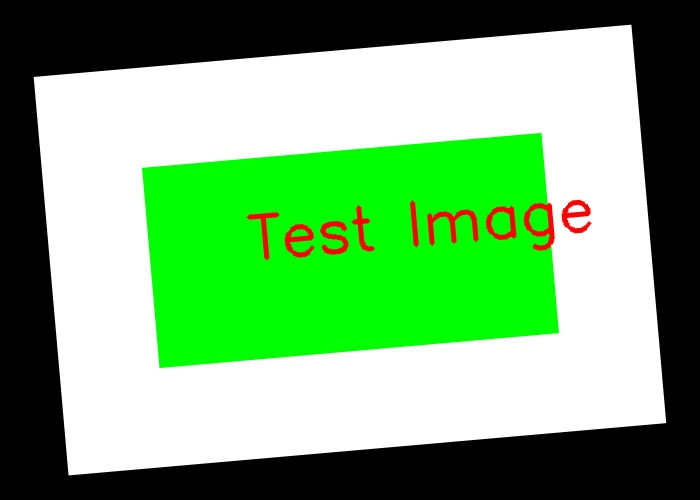
#> input picture test_image.jpg, 700 x 500 px
$ python quick_process.py test_image.jpg out.png
#> lines starting #> are read from the running program, lines starting #| are printed output that depends on the picture; after the words box and inside, x2 and y2 are one past the last pixel; in counts of white or black regions, pixels touching at a corner belong together
#!/usr/bin/env python3
"""
快速图片处理工具 - 简化版
Quick Image Processing Tool - Simplified Version
"""

import cv2
import numpy as np
import sys
import os
from pathlib import Path


def process_image_quick(input_path, output_path=None):
    """快速处理图片：去黑边 + 校正倾斜"""
#> called with input_path = 'test_image.jpg', output_path = 'out.png'

    # 读取图片
    image = cv2.imread(input_path)
#> image is the input picture: shape (500, 700, 3); mean B, G, R 116, 171.9, 118.5
    if image is None:
        print(f"❌ 无法读取图片: {input_path}")
        return None

    print(f"📸 处理图片: {os.path.basename(input_path)}")
    print(f"   原始尺寸: {image.shape[1]}x{image.shape[0]}")
#|    原始尺寸: 700x500

    # 1. 去除黑边
    gray = cv2.cvtColor(image, cv2.COLOR_BGR2GRAY)
    mask = gray > 10  # 黑色阈值
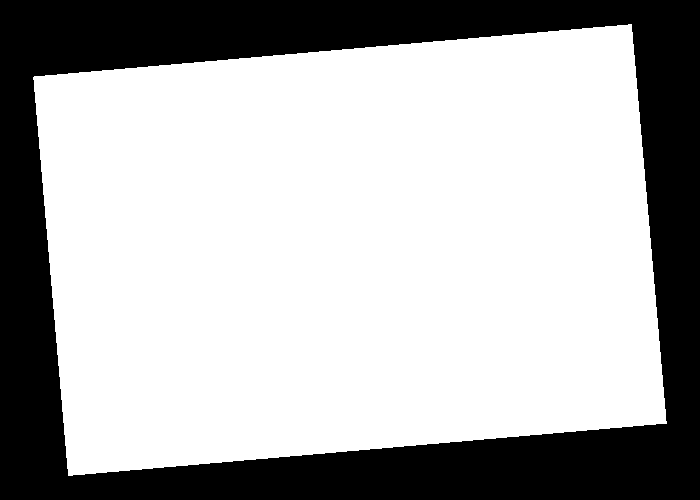
#> mask: shape (500, 700) bool; 68.8% white; 1 black region, box (x1, y1, x2, y2) and area: (0, 0, 700, 500) 109079
    coords = np.argwhere(mask)
#> coords = 240921 pairs, first value 24 to 475, second value 33 to 666

    if len(coords) > 0:
        y_min, x_min = coords.min(axis=0)
#> y_min = 24; x_min = 33
        y_max, x_max = coords.max(axis=0)
#> y_max = 475; x_max = 666
        image = image[y_min:y_max+1, x_min:x_max+1]
#> image: shape (452, 634, 3)
        print(f"   去除黑边: 上{y_min} 下{gray.shape[0]-y_max-1} 左{x_min} 右{gray.shape[1]-x_max-1}")
#|    去除黑边: 上24 下24 左33 右33

    # 2. 检测倾斜角度
    gray = cv2.cvtColor(image, cv2.COLOR_BGR2GRAY)
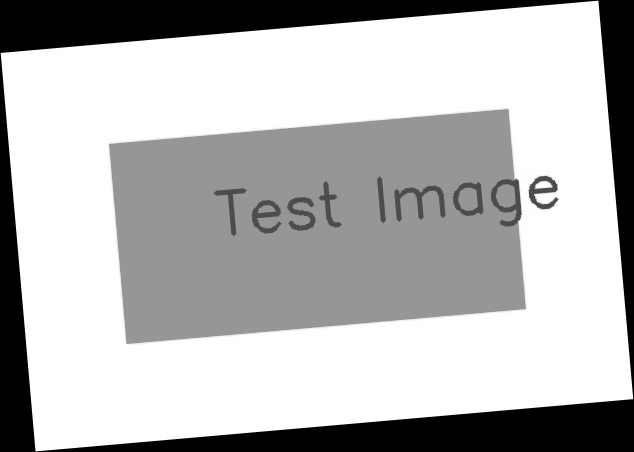
#> gray: shape (452, 634); min 0, max 255, mean 182.7
    edges = cv2.Canny(gray, 50, 150, apertureSize=3)
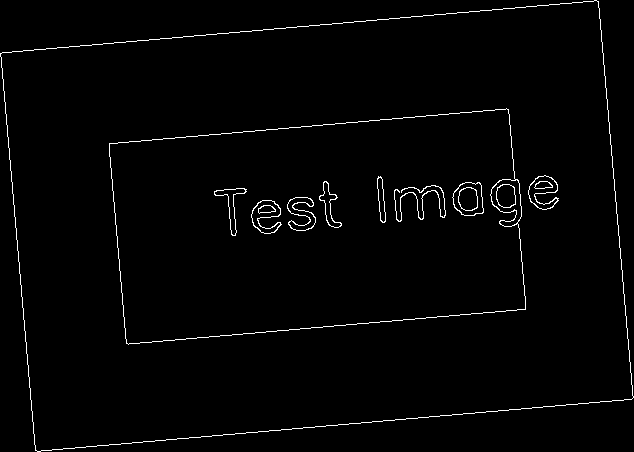
#> edges: shape (452, 634); 1.7% white in thin lines or dots
    lines = cv2.HoughLines(edges, 1, np.pi/180, threshold=100)
#> lines = [[52, 1.48], [452, 1.48], [152, 1.48], [353, 1.48], [4, 3.05], [-596, 3.05], [-497, 3.05], [-96, 3.05]]

    if lines is not None:
        angles = []
        for rho, theta in lines[:, 0]:
            angle = theta * 180 / np.pi
            if angle > 90:
                angle = angle - 180
            elif angle < -90:
                angle = angle + 180
            angles.append(angle)
#> this loop made 8 passes
#> (rho, theta, angle) on passes 1 to 8: (52, 1.48, 85), (452, 1.48, 85), (152, 1.48, 85), (353, 1.48, 85), (4, 3.05, -5), (-596, 3.05, -5), (-497, 3.05, -5), (-96, 3.05, -5)
#> after the loop, angles = [85, 85, 85, 85, -5, -5, -5, -5]

        if angles:
            skew_angle = np.median(angles)
#> skew_angle = 40
            if abs(skew_angle) > 45:
                horizontal_angles = [a for a in angles if abs(a) < 45]
                if horizontal_angles:
                    skew_angle = np.median(horizontal_angles)

            # 3. 校正倾斜
            if abs(skew_angle) > 0.5:
                print(f"   检测倾斜: {skew_angle:.1f}°")
#|    检测倾斜: 40.0°
                (h, w) = image.shape[:2]
#> h = 452; w = 634
                center = (w // 2, h // 2)
#> center = (317, 226)
                rotation_matrix = cv2.getRotationMatrix2D(center, -skew_angle, 1.0)
#> rotation_matrix = [[0.766, -0.643, 219.4], [0.643, 0.766, -150.9]]

                # 计算新尺寸
                cos_val = abs(rotation_matrix[0, 0])
#> cos_val = 0.766
                sin_val = abs(rotation_matrix[0, 1])
#> sin_val = 0.643
                new_w = int((h * sin_val) + (w * cos_val))
#> new_w = 776
                new_h = int((h * cos_val) + (w * sin_val))
#> new_h = 753

                rotation_matrix[0, 2] += (new_w / 2) - center[0]
                rotation_matrix[1, 2] += (new_h / 2) - center[1]

                image = cv2.warpAffine(image, rotation_matrix, (new_w, new_h),
                                     flags=cv2.INTER_CUBIC,
                                     borderMode=cv2.BORDER_CONSTANT,
                                     borderValue=(0, 0, 0))
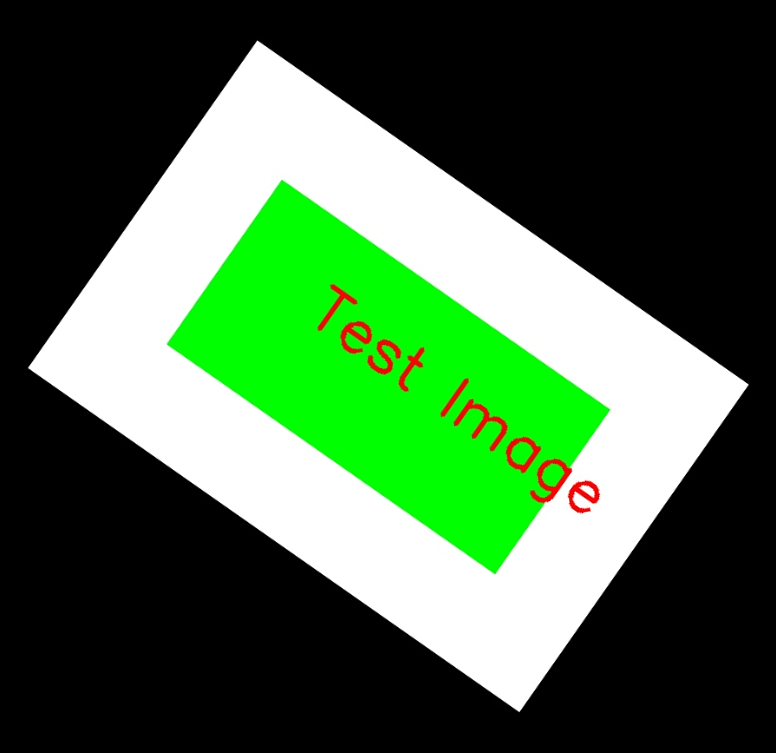
#> image: shape (753, 776, 3); mean B, G, R 69.5, 102.9, 71

                # 再次去除黑边（旋转后可能产生）
                gray = cv2.cvtColor(image, cv2.COLOR_BGR2GRAY)
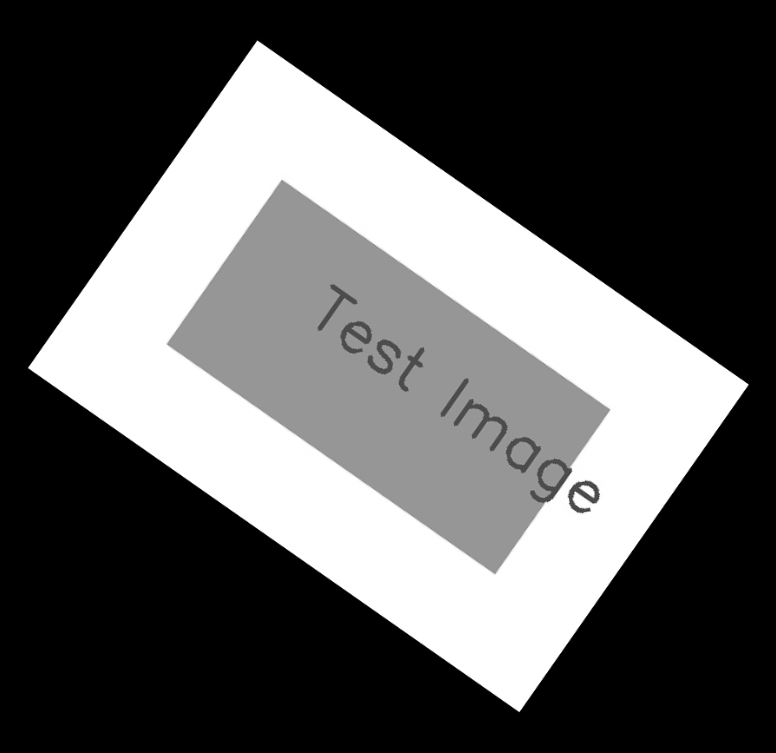
#> gray: shape (753, 776); min 0, max 255, mean 89.6
                mask = gray > 10
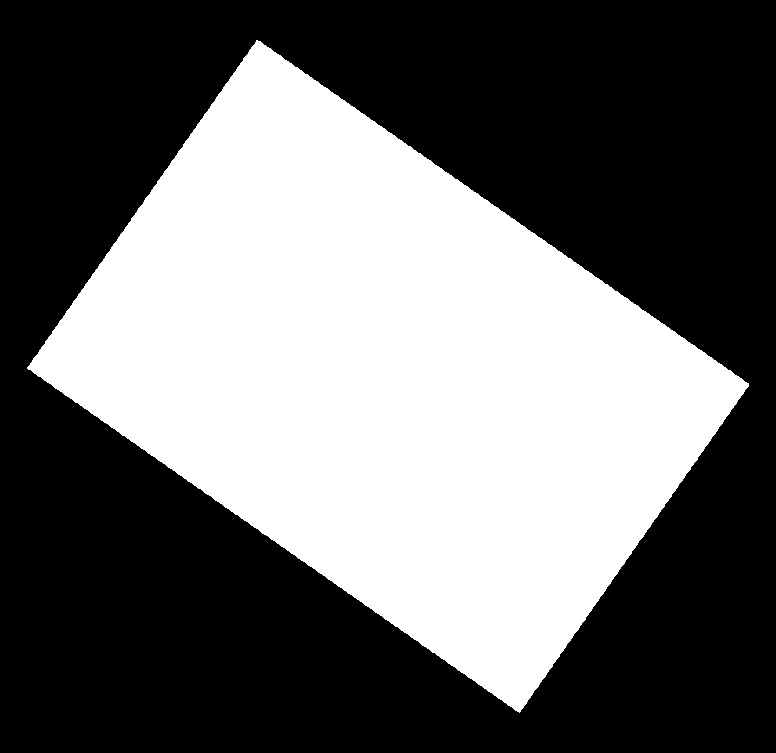
#> mask: shape (753, 776) bool; 41.3% white; 1 white region, box (x1, y1, x2, y2) and area: (27, 40, 749, 713) 241442
                coords = np.argwhere(mask)
#> coords = 241442 pairs, first value 40 to 712, second value 27 to 748
                if len(coords) > 0:
                    y_min, x_min = coords.min(axis=0)
#> y_min = 40; x_min = 27
                    y_max, x_max = coords.max(axis=0)
#> y_max = 712; x_max = 748
                    image = image[y_min:y_max+1, x_min:x_max+1]
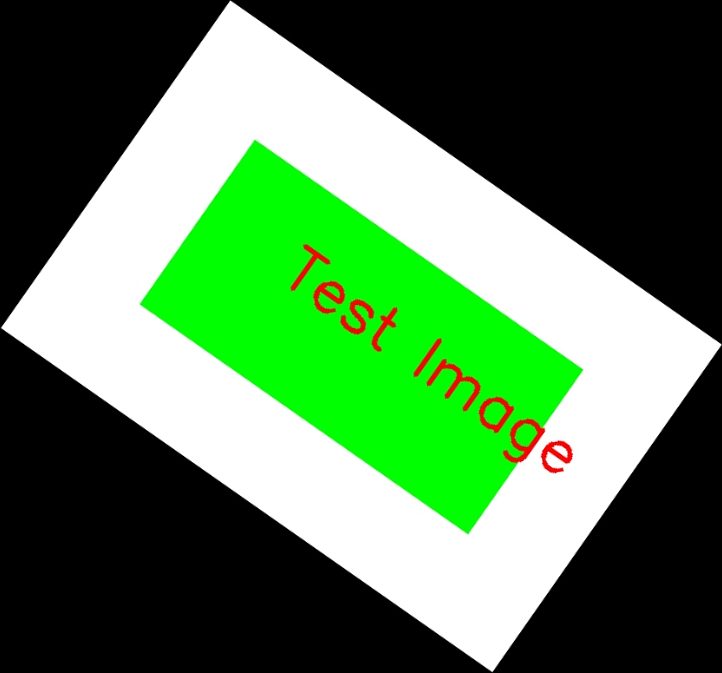
#> image: shape (673, 722, 3); mean B, G, R 83.5, 123.8, 85.4
            else:
                print(f"   倾斜角度很小({skew_angle:.1f}°)，无需校正")

    # 4. 保存结果
    if output_path is None:
        input_path_obj = Path(input_path)
        output_path = str(input_path_obj.parent / f"{input_path_obj.stem}_fixed{input_path_obj.suffix}")

    cv2.imwrite(output_path, image)
    print(f"✅ 处理完成: {os.path.basename(output_path)}")
    print(f"   最终尺寸: {image.shape[1]}x{image.shape[0]}")
#|    最终尺寸: 722x673

    return output_path


def main():
    """主函数"""
    if len(sys.argv) < 2:
        print("用法: python quick_process.py <图片路径> [输出路径]")
        print("示例: python quick_process.py photo.jpg")
        print("示例: python quick_process.py photo.jpg fixed_photo.jpg")
        return

    input_path = sys.argv[1]
    output_path = sys.argv[2] if len(sys.argv) > 2 else None

    if not os.path.exists(input_path):
        print(f"❌ 文件不存在: {input_path}")
        return

    try:
        result = process_image_quick(input_path, output_path)
        if result:
            print(f"\n🎉 成功！输出文件: {result}")
    except Exception as e:
        print(f"❌ 处理失败: {e}")


if __name__ == "__main__":
    main()

$ run again, on test_image_fixed.jpg
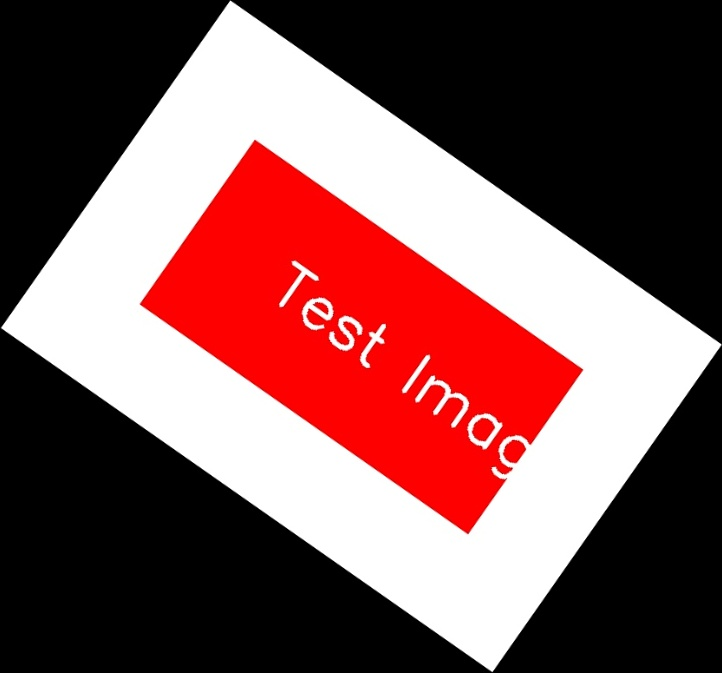
#> input picture test_image_fixed.jpg, 722 x 673 px
#> in process_image_quick, image is the input picture: shape (673, 722, 3); mean B, G, R 85.4, 85.4, 125.2
#|    原始尺寸: 722x673
#> in process_image_quick, `mask = gray > 10`:
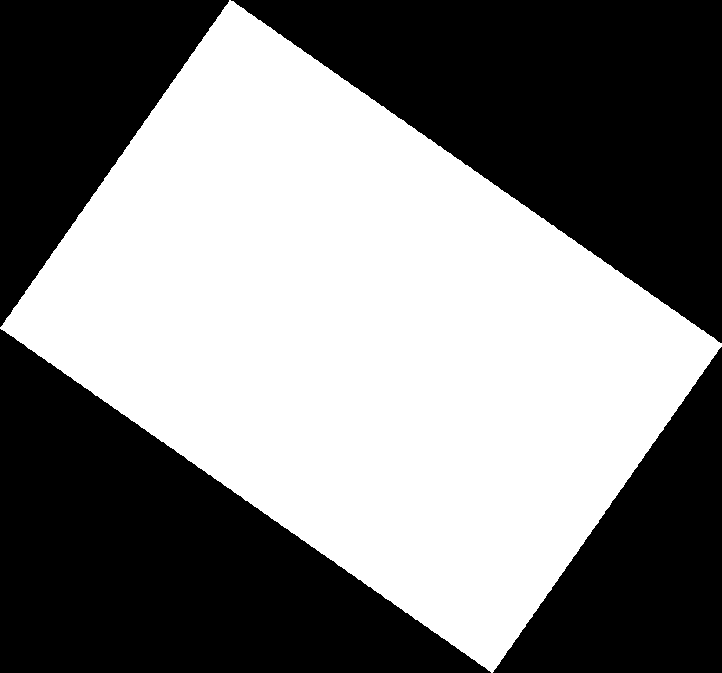
#> mask: shape (673, 722) bool; 49.7% white; 1 white region, box (x1, y1, x2, y2) and area: (0, 0, 722, 673) 241433
#> in process_image_quick, `coords = np.argwhere(mask)`: coords = 241433 pairs, first value 0 to 672, second value 0 to 721
#> in process_image_quick, `y_min, x_min = coords.min(axis=0)`: y_min = 0
#> in process_image_quick, `y_max, x_max = coords.max(axis=0)`: y_max = 672; x_max = 721
#|    去除黑边: 上0 下0 左0 右0
#> edges: shape (673, 722); 1.3% white in thin lines or dots
#> lines = [[268, 2.18], [-132, 2.18], [-32, 2.18], [169, 2.18], [188, 0.611], [788, 0.611], [288, 0.611], [689, 0.611]]
#> the loop in process_image_quick, `for rho, theta in lines[:, 0]:` made 8 passes
#> (rho, theta, angle) on passes 1 to 8: (268, 2.18, -55), (-132, 2.18, -55), (-32, 2.18, -55), (169, 2.18, -55), (188, 0.611, 35), (788, 0.611, 35), (288, 0.611, 35), (689, 0.611, 35)
#> after the loop in process_image_quick, `for rho, theta in lines[:, 0]:`: angles = [-55, -55, -55, -55, 35, 35, 35, 35]
#> skew_angle = -10
#|    检测倾斜: -10.0°
#> rotation_matrix = [[0.985, 0.174, -52.86], [-0.174, 0.985, 67.79]]
#> cos_val = 0.985
#> sin_val = 0.174
#> new_w = 827
#> new_h = 788
#> in process_image_quick, `coords = np.argwhere(mask)`: coords = 241565 pairs, first value 86 to 702, second value 57 to 770
#> in process_image_quick, `y_min, x_min = coords.min(axis=0)`: y_min = 86; x_min = 57
#> in process_image_quick, `y_max, x_max = coords.max(axis=0)`: y_max = 702; x_max = 770
#> in process_image_quick, `image = image[y_min:y_max+1, x_min:x_max+1]`:
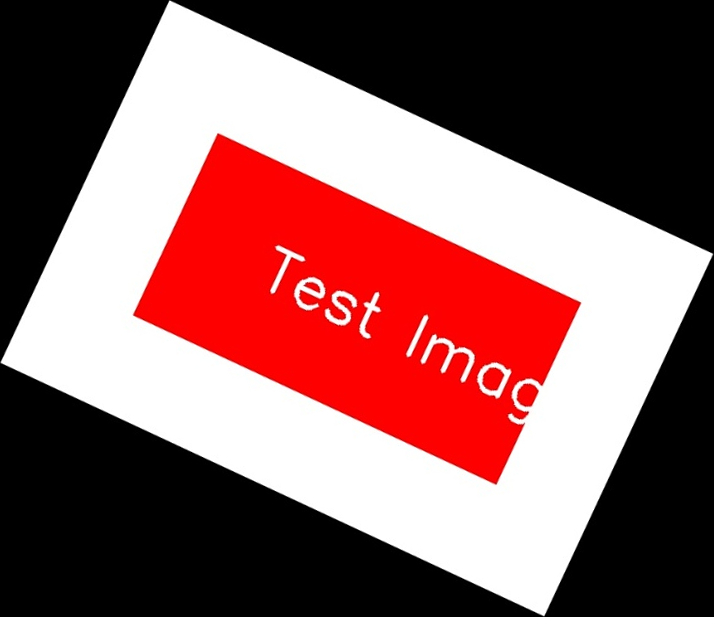
#> image: shape (617, 714, 3); mean B, G, R 94.2, 94.2, 138.1
#|    最终尺寸: 714x617

$ run again, on test_images/test_1.jpg
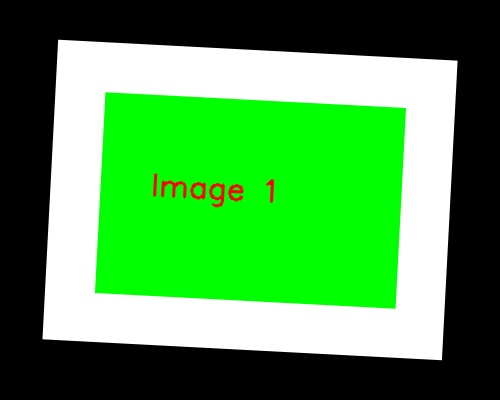
#> input picture test_images/test_1.jpg, 500 x 400 px
#> in process_image_quick, image is the input picture: shape (400, 500, 3); mean B, G, R 76.2, 151.8, 76.9
#|    原始尺寸: 500x400
#> in process_image_quick, `mask = gray > 10`:
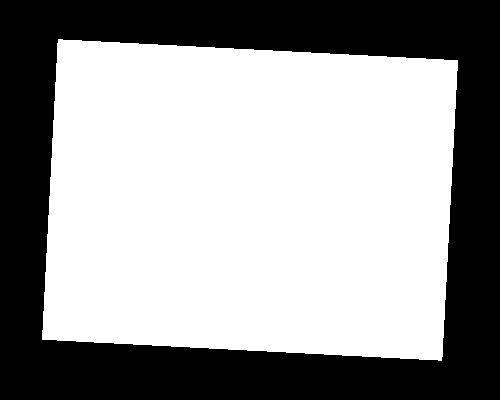
#> mask: shape (400, 500) bool; 60.3% white; 1 black region, box (x1, y1, x2, y2) and area: (0, 0, 500, 400) 79360
#> in process_image_quick, `coords = np.argwhere(mask)`: coords = 120640 pairs, first value 39 to 360, second value 42 to 457
#> in process_image_quick, `y_min, x_min = coords.min(axis=0)`: y_min = 39; x_min = 42
#> in process_image_quick, `y_max, x_max = coords.max(axis=0)`: y_max = 360; x_max = 457
#|    去除黑边: 上39 下39 左42 右42
#> edges: shape (322, 416); 2.2% white in thin lines or dots
#> lines = [[299, 1.62], [-1, 1.62], [49, 1.62], [416, 0.0524], [16, 0.0524], [250, 1.62], [367, 0.0524], [66, 0.0524]]
#> the loop in process_image_quick, `for rho, theta in lines[:, 0]:` made 8 passes
#> (rho, theta, angle) on passes 1 to 8: (299, 1.62, -87), (-1, 1.62, -87), (49, 1.62, -87), (416, 0.0524, 3), (16, 0.0524, 3), (250, 1.62, -87), (367, 0.0524, 3), (66, 0.0524, 3)
#> after the loop in process_image_quick, `for rho, theta in lines[:, 0]:`: angles = [-87, -87, -87, 3, 3, -87, 3, 3]
#> skew_angle = -42
#|    检测倾斜: -42.0°
#> rotation_matrix = [[0.743, 0.669, -54.3], [-0.669, 0.743, 180.5]]
#> cos_val = 0.743
#> sin_val = 0.669
#> new_w = 524
#> new_h = 517
#> in process_image_quick, `coords = np.argwhere(mask)`: coords = 121009 pairs, first value 16 to 501, second value 12 to 511
#> in process_image_quick, `y_min, x_min = coords.min(axis=0)`: y_min = 16; x_min = 12
#> in process_image_quick, `y_max, x_max = coords.max(axis=0)`: y_max = 501; x_max = 511
#> in process_image_quick, `image = image[y_min:y_max+1, x_min:x_max+1]`:
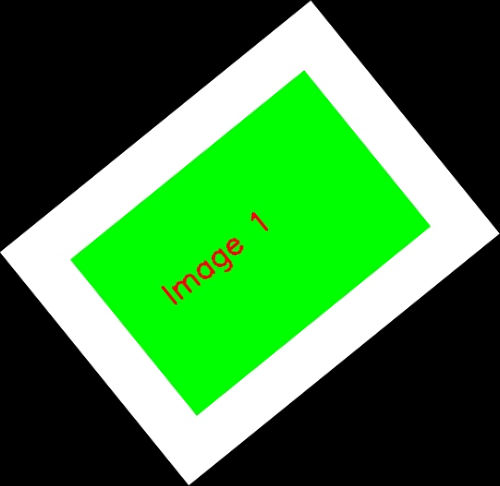
#> image: shape (486, 500, 3); mean B, G, R 62.7, 124.9, 63.3
#|    最终尺寸: 500x486
